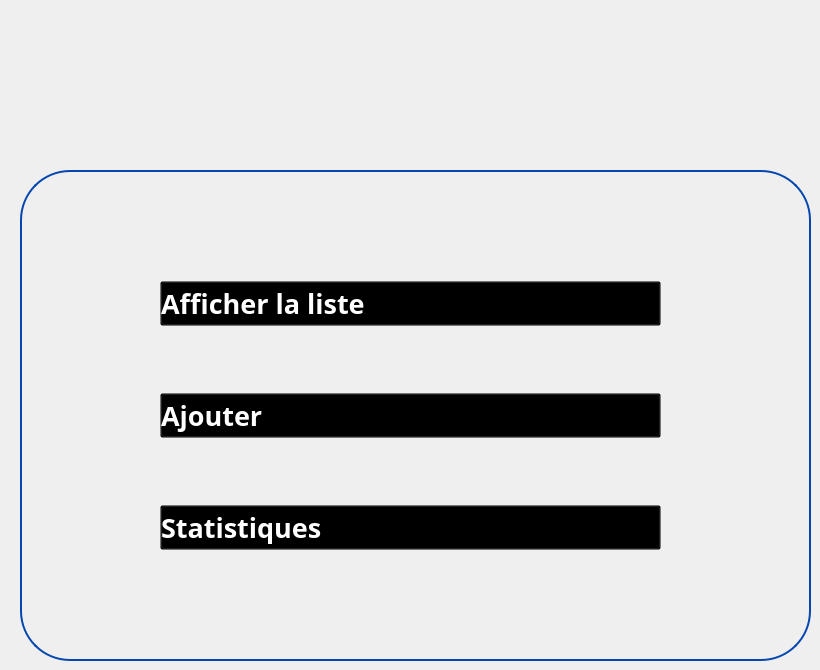
   <widget class="QWidget" name="formation">
    <widget class="QLabel" name="label_33">
     <property name="geometry">
      <rect>
       <x>330</x>
       <y>0</y>
       <width>181</width>
       <height>161</height>
      </rect>
     </property>
     <property name="styleSheet">
      <string notr="true">background:transparent;</string>
     </property>
     <property name="text">
      <string/>
     </property>
     <property name="pixmap">
      <pixmap>:/Downloads/wetransfer_icons_2024-02-06_1419/icons/workshops.png</pixmap>
     </property>
     <property name="scaledContents">
      <bool>true</bool>
     </property>
    </widget>
    <widget class="QGroupBox" name="groupBox_51">
     <property name="geometry">
      <rect>
       <x>20</x>
       <y>170</y>
       <width>791</width>
       <height>491</height>
      </rect>
     </property>
     <property name="styleSheet">
      <string notr="true">QGroupBox {
	border-radius:50px;
    border: 2px solid #0447AF; /* Red border */
}
</string>
     </property>
     <property name="title">
      <string/>
     </property>
     <widget class="QLabel" name="label_161">
      <property name="geometry">
       <rect>
        <x>190</x>
        <y>30</y>
        <width>51</width>
        <height>51</height>
       </rect>
      </property>
      <property name="text">
       <string/>
      </property>
      <property name="pixmap">
       <pixmap>../../Downloads/wetransfer_gestion-de-formations_2024-02-16_1550/icons/client.png</pixmap>
      </property>
      <property name="scaledContents">
       <bool>true</bool>
      </property>
     </widget>
     <widget class="QWidget" name="horizontalLayoutWidget_26">
      <property name="geometry">
       <rect>
        <x>140</x>
        <y>50</y>
        <width>501</width>
        <height>391</height>
       </rect>
      </property>
      <layout class="QVBoxLayout" name="verticalLayout_7">
       <item>
        <widget class="QPushButton" name="pushButton_156">
         <property name="font">
          <font>
           <family>Gill Sans MT</family>
           <pointsize>20</pointsize>
           <weight>75</weight>
           <bold>true</bold>
          </font>
         </property>
         <property name="styleSheet">
          <string notr="true">QPushButton:hover {
    color: blue;
    background: transparent;
}

QPushButton {
    text-align: left;
    background: transparent;
    color: rgb(255,255,255);
}
</string>
         </property>
         <property name="text">
          <string>Afficher la liste</string>
         </property>
         <property name="icon">
          <iconset>
           <normaloff>../../Downloads/wetransfer_icons_2024-02-06_1419/icons/liste-de-controle.png</normaloff>../../Downloads/wetransfer_icons_2024-02-06_1419/icons/liste-de-controle.png</iconset>
         </property>
         <property name="iconSize">
          <size>
           <width>50</width>
           <height>46</height>
          </size>
         </property>
        </widget>
       </item>
       <item>
        <widget class="QPushButton" name="pushButton_157">
         <property name="font">
          <font>
           <family>Gill Sans MT</family>
           <pointsize>20</pointsize>
           <weight>75</weight>
           <bold>true</bold>
          </font>
         </property>
         <property name="styleSheet">
          <string notr="true">QPushButton:hover {
    color: blue;
    background: transparent;
}

QPushButton {
    text-align: left;
    background: transparent;
    color: rgb(255,255,255);
}
</string>
         </property>
         <property name="text">
          <string>Ajouter </string>
         </property>
         <property name="icon">
          <iconset>
           <normaloff>../../Downloads/wetransfer_icons_2024-02-06_1419/icons/image (3).png</normaloff>../../Downloads/wetransfer_icons_2024-02-06_1419/icons/image (3).png</iconset>
         </property>
         <property name="iconSize">
          <size>
           <width>50</width>
           <height>46</height>
          </size>
         </property>
        </widget>
       </item>
       <item>
        <widget class="QPushButton" name="pushButton_158">
         <property name="font">
          <font>
           <family>Gill Sans MT</family>
           <pointsize>20</pointsize>
           <weight>75</weight>
           <bold>true</bold>
          </font>
         </property>
         <property name="styleSheet">
          <string notr="true">QPushButton:hover {
    color: blue;
    background: transparent;
}

QPushButton {
    text-align: left;
    background: transparent;
    color: rgb(255,255,255);
}

</string>
         </property>
         <property name="text">
          <string>Statistiques</string>
         </property>
         <property name="icon">
          <iconset>
           <normaloff>../../Downloads/wetransfer_icons_2024-02-06_1419/icons/image (2).png</normaloff>../../Downloads/wetransfer_icons_2024-02-06_1419/icons/image (2).png</iconset>
         </property>
         <property name="iconSize">
          <size>
           <width>50</width>
           <height>46</height>
          </size>
         </property>
        </widget>
       </item>
      </layout>
     </widget>
    </widget>
   </widget>
